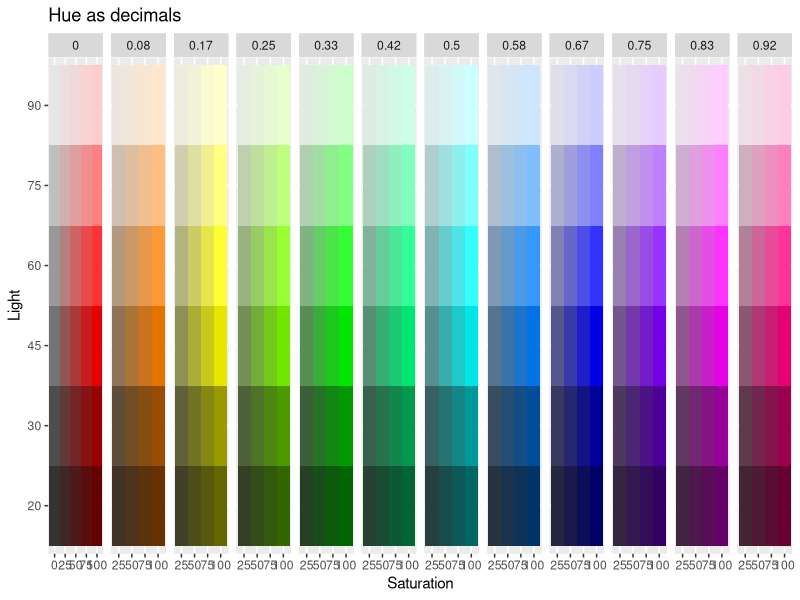
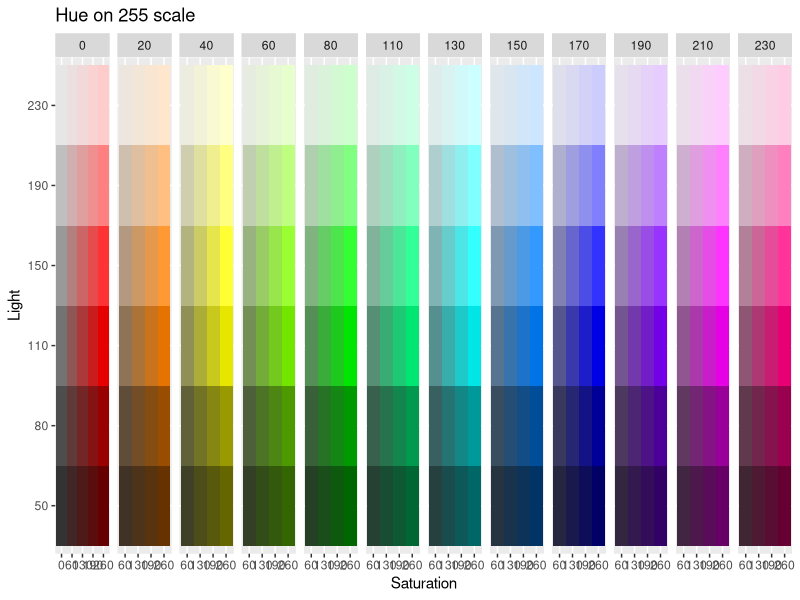

These figures' R source, in order:
library(grDevices)
library(tidyverse)
library(colorspace)

# how many gradients?
nGradients <- 11

color_values <-
  # all colors
  expand.grid(
    H330 = seq(0, 330, round(330 / nGradients, 0)),
    S1 = c(.25, .5, .75, 1),
    L1 = c(.2, .3, .45, .6, .75, .9),
    KEEP.OUT.ATTRS = F, stringsAsFactors = F
  ) %>%
  # add grey scale
  rbind(expand.grid(
    H330 = 0,
    S1 = 0,
    L1 = c(.2, .3, .45, .6, .75, .9),
    KEEP.OUT.ATTRS = F, stringsAsFactors = F
  )) %>%
  # add white & black
  # rbind(c(0, 0, 0)) %>%
  # rbind(c(360, 0, 1)) %>%
  # get HEX & RGB codes
  rowwise() %>%
  mutate(
    H1 = round(H330 / 360, 2),
    HEX = hex(HLS(H330, L1, S1)),
    R = col2rgb(HEX)[1],
    G = col2rgb(HEX)[2],
    B = col2rgb(HEX)[3],
    H255 = round(H1 * 255, -1),
    S255 = round(S1 * 255, -1),
    L255 = round(L1 * 255, -1)
  ) %>%
  ungroup() %>%
  arrange(H255, S255, L255)

write.csv(color_values, "colors.csv", row.names = F)


ggplot(color_values) +
  facet_grid(~H1, scales = "free_x") +
  geom_tile(aes(x = factor(S1 * 100), y = factor(L1 * 100), fill = HEX)) +
  scale_fill_identity() +
  # coord_fixed(ratio = 1) +
  labs(
    x = "Saturation",
    y = "Light",
    title = "Hue as decimals"
  )


ggplot(color_values) +
  facet_grid(~H255, scales = "free_x") +
  geom_tile(aes(x = factor(S255), y = factor(L255), fill = HEX)) +
  scale_fill_identity() +
  labs(
    x = "Saturation",
    y = "Light",
    title = "Hue on 255 scale"
  )
